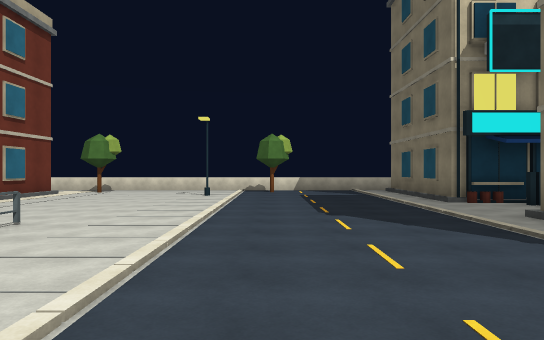
View 1 (above)

24 first-person views from a walk through a 3-D level made in the Unity game engine. The camera is 1.5 m above the floor, looks level and sees 70° across. The floor is counted in squares, 2 m on a side. Each view is taken from the middle of a square. On the plan, view 1 faces up. The plan holds only what a view shows up to about 12 squares ahead; the rest is blank. The place goes on beyond the plan. The player is left out.

View 2
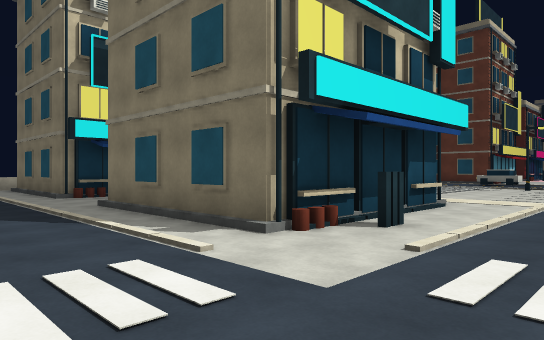

View 3
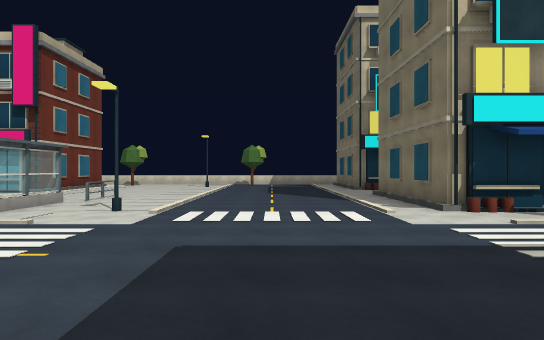

View 4
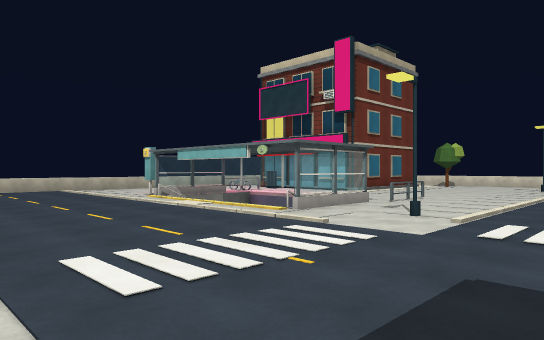

View 5
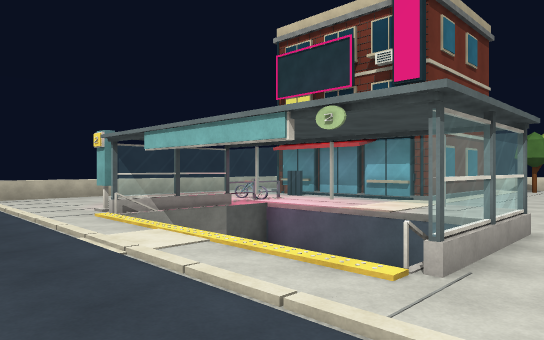

View 6
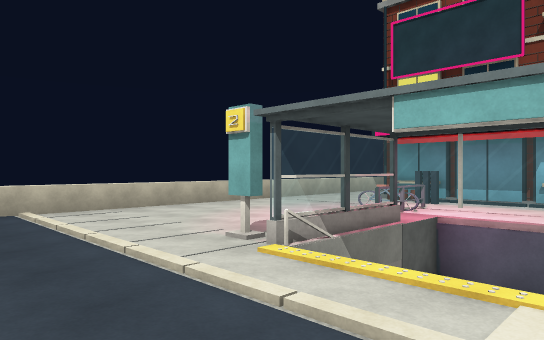

View 7
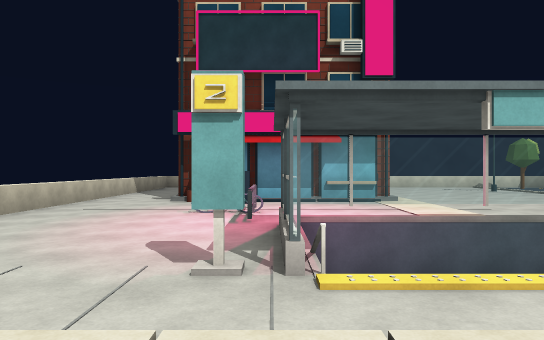

View 8
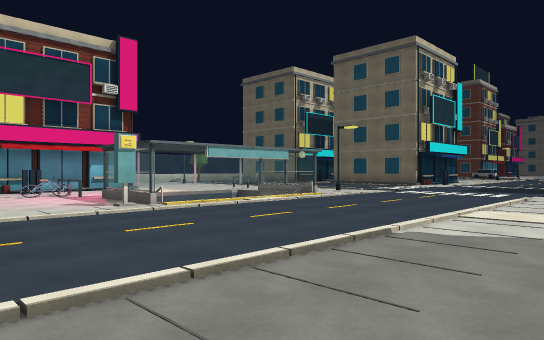

View 9
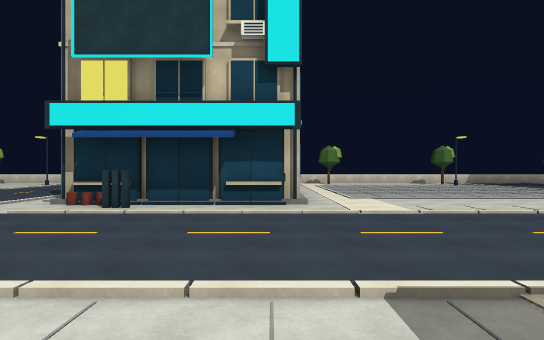

View 10
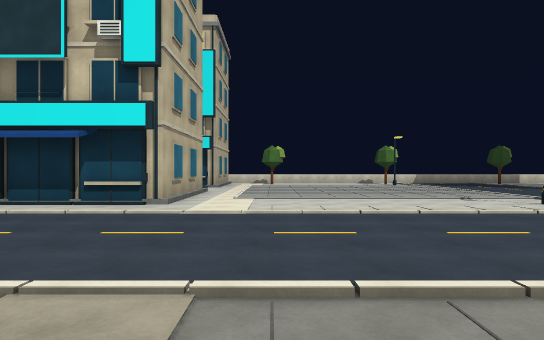

View 11
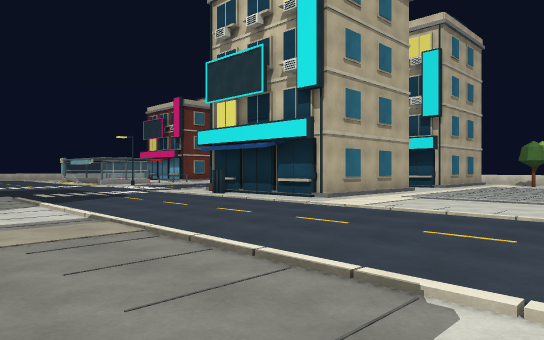

View 12
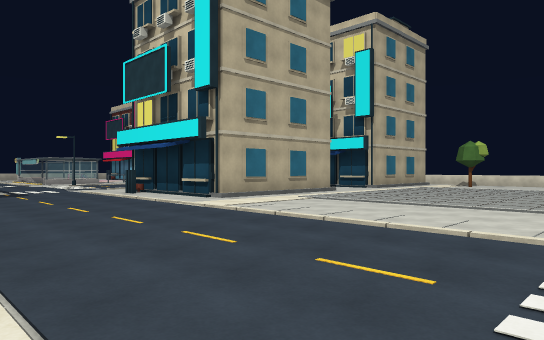

View 13
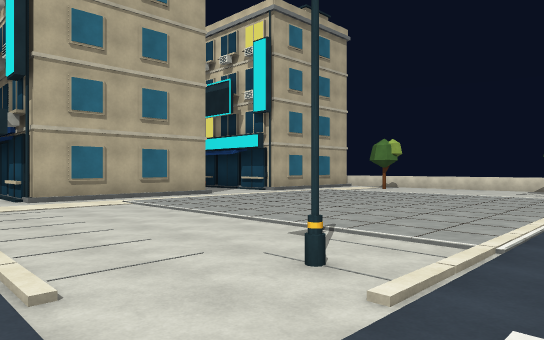

View 14
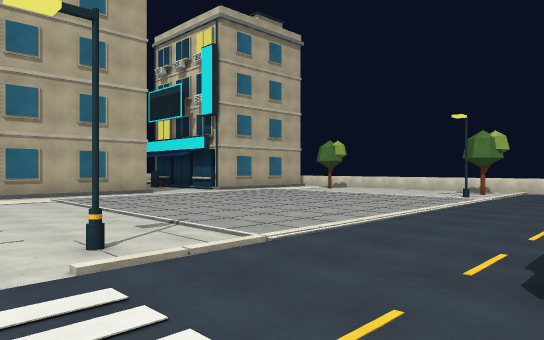

View 15
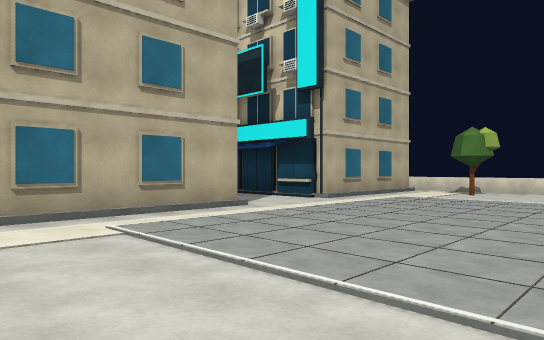

View 16
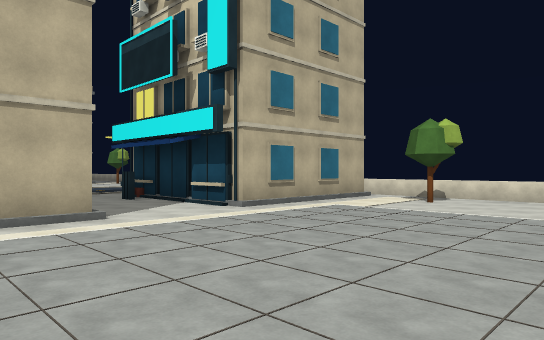

View 17
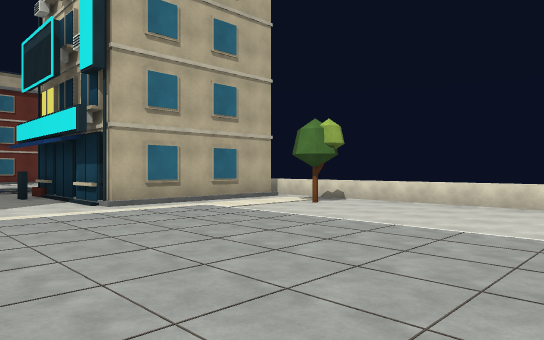

View 18
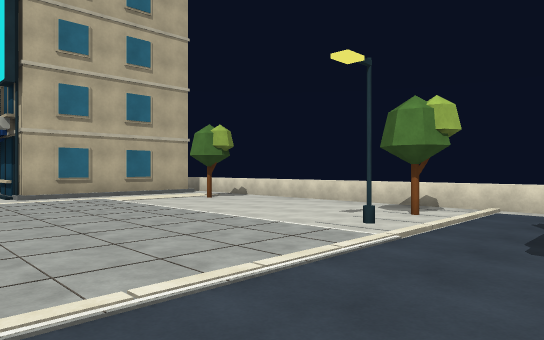

View 19
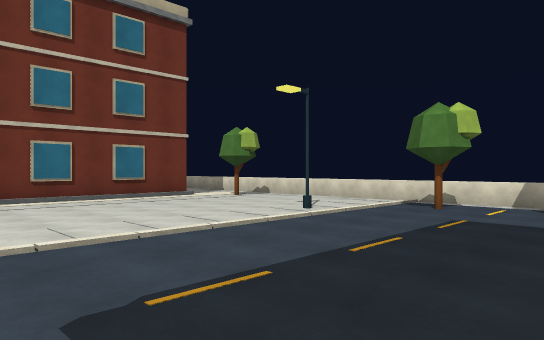

View 20
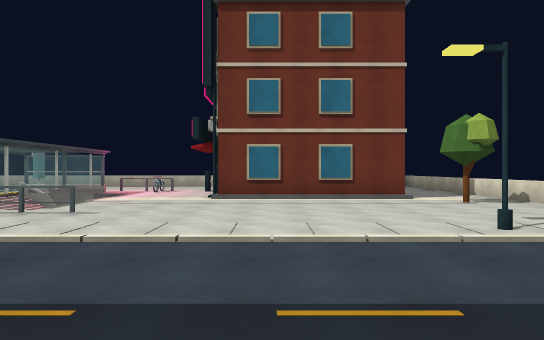

View 21
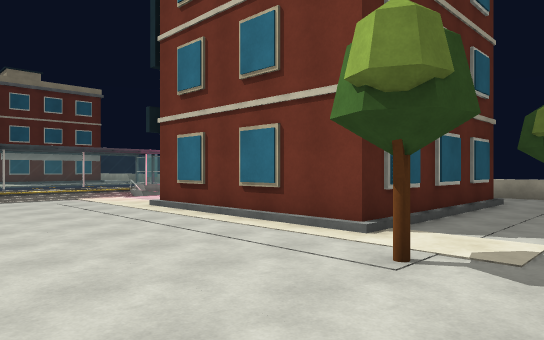

View 22
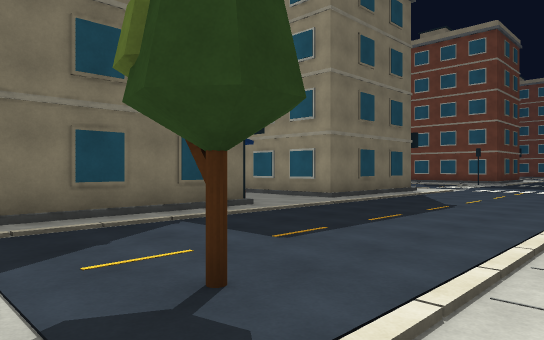

View 23
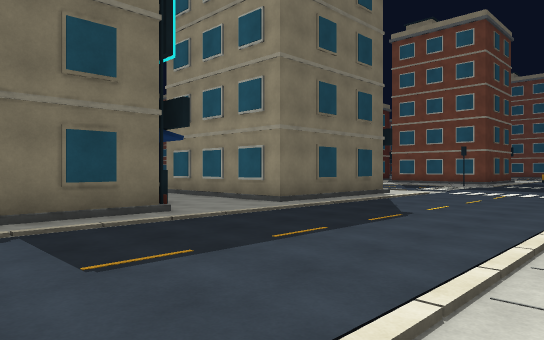

View 24
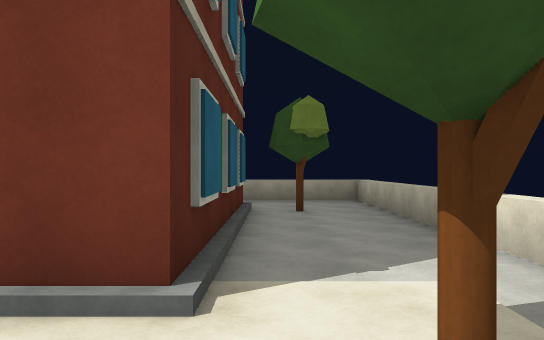

### Floor plan
Key: @ floor where view 1 was taken; # wall or solid block; . main floor; - floor 2.25 m lower than the main floor; / step, stairs or slope; = window, fence, low wall or low ledge; ^ raised ledge; O other object.
Columns run from 15 left of view 1 to 22 right of it. Each row starts with its distance up from view 1.
 15 ^................        ...........
 14 ^..#.....#.....#....#   #..#.....#..
 13 ^...................#   #...........
 12 ^. ######....#......#   #........#..
 11         #...........#   #...........
 10 ^..     #...........#####............
  9 ^..     #............#...............
  8 ^..######............................
  7 ^....................................
  6 ^...................#####............
  5 ^...#=.....=........#   #............
  4 ^....=-----#........#   #............
  3 ^.....     .........#   #............
  2 ^.....//   ..#......#####........#...
  1 ^...OO/////O.........#...............
  0 ^..............@.................... .
 -1 ^................................. .
 -2   ................................
 -3   ................................
 -4  ................................
 -5  .............. . .............. .
 -6   ........      .      ........
 -7  . ..                   .  ... .

Positions as (right, up) in squares from view 1, and headings:
1: (0, 0), facing up
2: (1, -2), facing up-right
3: (1, -6), facing up
4: (1, -5), facing up-left
5: (-3, -2), facing up-left
6: (-7, -2), facing up-left
7: (-10, -2), facing up
8: (-14, -7), facing up-right
9: (9, -7), facing up
10: (12, -7), facing up
11: (16, -7), facing up-left
12: (18, -5), facing up-left
13: (20, -1), facing up-left
14: (22, 0), facing up-left
15: (16, 1), facing up-left
16: (16, 4), facing up-left
17: (18, 6), facing up-left
18: (21, 7), facing up-left
19: (3, 6), facing up-left
20: (3, 9), facing left
21: (-3, 15), facing down-left
22: (-2, 15), facing down-right
23: (-2, 13), facing down-right
24: (-5, 13), facing left
